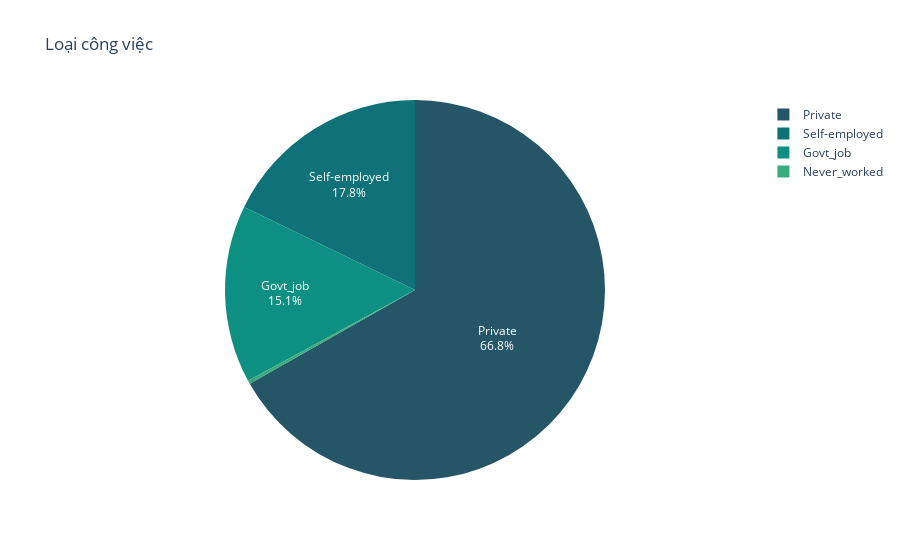

The cell this chart's notebook holds for it:
### Code cell
work_types = dict(data_raw['work_type'].value_counts())
fig = px.pie(names = work_types.keys(),values = work_types.values(),title = 'Loại công việc',color_discrete_sequence=px.colors.sequential.Aggrnyl)
fig.update_traces(textposition='inside', textinfo='percent+label')

### Figure 1 — Plotly figure (JSON) as saved in the notebook; plotly's stock layout.template omitted (floating-point values rounded to 4 significant figures)
{"data": [{"domain": {"x": [0, 1], "y": [0, 1]}, "hovertemplate": "label=%{label}<br>value=%{value}<extra></extra>", "labels": ["Private", "Self-employed", "Govt_job", "Never_worked"], "legendgroup": "", "name": "", "showlegend": true, "textinfo": "percent+label", "textposition": "inside", "type": "pie", "values": [2337, 623, 529, 10]}], "layout": {"legend": {"tracegroupgap": 0}, "piecolorway": ["rgb(36, 86, 104)", "rgb(15, 114, 121)", "rgb(13, 143, 129)", "rgb(57, 171, 126)", "rgb(110, 197, 116)", "rgb(169, 220, 103)", "rgb(237, 239, 93)"], "title": {"text": "Loại công việc"}}}
